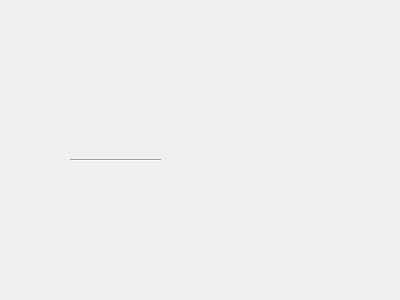
<?xml version="1.0" encoding="UTF-8"?>
<ui version="4.0">
 <class>Form</class>
 <widget class="QWidget" name="Form">
  <property name="geometry">
   <rect>
    <x>0</x>
    <y>0</y>
    <width>400</width>
    <height>300</height>
   </rect>
  </property>
  <property name="windowTitle">
   <string>Form</string>
  </property>
  <widget class="Line" name="line">
   <property name="geometry">
    <rect>
     <x>70</x>
     <y>130</y>
     <width>91</width>
     <height>61</height>
    </rect>
   </property>
   <property name="orientation">
    <enum>Qt::Horizontal</enum>
   </property>
  </widget>
 </widget>
 <resources/>
 <connections/>
</ui>
